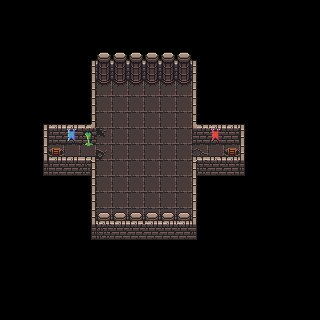

Tiled map render using the project's own tile images. Description and the whole map definition, tile-layer contents included, below:
An orthogonal 20x20 tile map with 16x16 px tiles, 4 tile layers (Ground, Walls, Overhead, UpperOverHead) and 7 objects (4x Portal).

<map version="1.2" tiledversion="2020.01.22" orientation="orthogonal" renderorder="right-down" compressionlevel="0" width="20" height="20" tilewidth="16" tileheight="16" infinite="0" nextlayerid="8" nextobjectid="9">
 <editorsettings>
  <export target="LevelTwo.json" format="json" />
 </editorsettings>
 <tileset firstgid="1" source="Dungeon.tsx" />
 <layer id="4" name="Ground" width="20" height="20">
  <properties>
   <property name="depth" type="int" value="300" />
  </properties>
  <data encoding="csv">
0,0,0,0,0,0,0,0,0,0,0,0,0,0,0,0,0,0,0,0,
0,0,0,0,0,0,0,0,0,0,0,0,0,0,0,0,0,0,0,0,
0,0,0,0,0,0,0,0,0,0,0,0,0,0,0,0,0,0,0,0,
0,0,0,0,0,0,0,0,0,0,0,0,0,0,0,0,0,0,0,0,
0,0,0,0,0,0,0,0,0,0,0,0,0,0,0,0,0,0,0,0,
0,0,0,0,0,0,130,130,130,130,130,130,0,0,0,0,0,0,0,0,
0,0,0,0,0,0,130,130,130,130,130,130,0,0,0,0,0,0,0,0,
0,0,0,0,0,0,130,130,130,130,130,130,0,0,0,0,0,0,0,0,
0,0,0,0,0,0,195,130,130,130,130,130,0,0,0,0,0,0,0,0,
0,0,0,196,130,197,162,130,130,130,130,130,131,130,196,0,0,0,0,0,
0,0,0,0,0,0,130,130,130,130,130,130,0,0,0,0,0,0,0,0,
0,0,0,0,0,0,130,130,130,130,130,130,0,0,0,0,0,0,0,0,
0,0,0,0,0,0,130,130,130,130,130,130,0,0,0,0,0,0,0,0,
0,0,0,0,0,0,130,130,130,130,130,130,0,0,0,0,0,0,0,0,
0,0,0,0,0,0,0,0,0,0,0,0,0,0,0,0,0,0,0,0,
0,0,0,0,0,0,0,0,0,0,0,0,0,0,0,0,0,0,0,0,
0,0,0,0,0,0,0,0,0,0,0,0,0,0,0,0,0,0,0,0,
0,0,0,0,0,0,0,0,0,0,0,0,0,0,0,0,0,0,0,0,
0,0,0,0,0,0,0,0,0,0,0,0,0,0,0,0,0,0,0,0,
0,0,0,0,0,0,0,0,0,0,0,0,0,0,0,0,0,0,0,0
</data>
 </layer>
 <objectgroup id="7" name="NavMesh">
  <object id="6" x="52" y="148" width="48" height="8" />
  <object id="7" x="100" y="80" width="88" height="144" />
  <object id="8" x="188" y="148" width="48" height="8" />
 </objectgroup>
 <layer id="2" name="Walls" width="20" height="20">
  <properties>
   <property name="depth" type="int" value="300" />
  </properties>
  <data encoding="csv">
0,0,0,0,0,0,0,0,0,0,0,0,0,0,0,0,0,0,0,0,
0,0,0,0,0,0,0,0,0,0,0,0,0,0,0,0,0,0,0,0,
0,0,0,0,0,0,0,0,0,0,0,0,0,0,0,0,0,0,0,0,
0,0,0,0,0,225,167,167,167,167,167,167,226,0,0,0,0,0,0,0,
0,0,0,0,0,257,199,199,199,199,199,199,258,0,0,0,0,0,0,0,
0,0,0,0,0,257,230,230,230,230,230,230,258,0,0,0,0,0,0,0,
0,0,0,0,0,257,0,0,0,0,0,0,258,0,0,0,0,0,0,0,
0,0,225,2,3,261,0,0,0,0,0,0,262,3,3,226,0,0,0,0,
0,0,257,34,67,165,0,0,0,0,0,0,34,66,36,258,0,0,0,0,
0,0,257,0,0,0,0,0,0,0,0,0,0,0,0,258,0,0,0,0,
0,0,289,34,35,293,0,0,0,0,0,0,294,35,36,290,0,0,0,0,
0,0,0,0,0,257,0,0,0,0,0,0,258,0,0,0,0,0,0,0,
0,0,0,0,0,257,0,0,0,0,0,0,258,0,0,0,0,0,0,0,
0,0,0,0,0,257,0,0,0,0,0,0,258,0,0,0,0,0,0,0,
0,0,0,0,0,289,323,35,35,35,35,35,290,0,0,0,0,0,0,0,
0,0,0,0,0,0,0,0,0,0,0,0,0,0,0,0,0,0,0,0,
0,0,0,0,0,0,0,0,0,0,0,0,0,0,0,0,0,0,0,0,
0,0,0,0,0,0,0,0,0,0,0,0,0,0,0,0,0,0,0,0,
0,0,0,0,0,0,0,0,0,0,0,0,0,0,0,0,0,0,0,0,
0,0,0,0,0,0,0,0,0,0,0,0,0,0,0,0,0,0,0,0
</data>
 </layer>
 <objectgroup id="5" name="Entities">
  <properties>
   <property name="depth" type="int" value="300" />
  </properties>
  <object id="2" name="EastOut" type="Portal" x="224" y="144" width="16" height="16">
   <properties>
    <property name="toPortal" value="SouthIn" />
    <property name="toZone" value="LevelThree" />
   </properties>
  </object>
  <object id="3" name="WestOut" type="Portal" x="48" y="144" width="16" height="16">
   <properties>
    <property name="toPortal" value="SouthIn" />
    <property name="toZone" value="LevelOne" />
   </properties>
  </object>
  <object id="4" name="WestIn" type="Portal" x="64" y="144" width="16" height="16" />
  <object id="5" name="EastIn" type="Portal" x="208" y="144" width="16" height="16" />
 </objectgroup>
 <layer id="1" name="Overhead" width="20" height="20">
  <properties>
   <property name="depth" type="int" value="400" />
  </properties>
  <data encoding="csv">
0,0,0,0,0,0,0,0,0,0,0,0,0,0,0,0,0,0,0,0,
0,0,0,0,0,0,0,0,0,0,0,0,0,0,0,0,0,0,0,0,
0,0,0,0,0,0,0,0,0,0,0,0,0,0,0,0,0,0,0,0,
0,0,0,0,0,0,0,0,0,0,0,0,0,0,0,0,0,0,0,0,
0,0,0,0,0,0,0,0,0,0,0,0,0,0,0,0,0,0,0,0,
0,0,0,0,0,0,0,0,0,0,0,0,0,0,0,0,0,0,0,0,
0,0,0,0,0,0,0,0,0,0,0,0,0,0,0,0,0,0,0,0,
0,0,0,0,0,0,0,0,0,0,0,0,262,2,3,226,0,0,0,0,
0,0,0,0,0,0,0,0,0,0,0,0,0,0,0,0,0,0,0,0,
0,0,0,2,3,228,0,0,0,0,0,0,227,2147483651,3,0,0,0,0,0,
0,0,0,0,0,0,0,0,0,0,0,0,0,0,0,0,0,0,0,0,
0,0,0,0,0,0,0,0,0,0,0,0,0,0,0,0,0,0,0,0,
0,0,0,0,0,0,0,0,0,0,0,0,0,0,0,0,0,0,0,0,
0,0,0,0,0,0,166,166,166,166,166,166,0,0,0,0,0,0,0,0,
0,0,0,0,0,0,0,0,0,0,0,0,0,0,0,0,0,0,0,0,
0,0,0,0,0,0,0,0,0,0,0,0,0,0,0,0,0,0,0,0,
0,0,0,0,0,0,0,0,0,0,0,0,0,0,0,0,0,0,0,0,
0,0,0,0,0,0,0,0,0,0,0,0,0,0,0,0,0,0,0,0,
0,0,0,0,0,0,0,0,0,0,0,0,0,0,0,0,0,0,0,0,
0,0,0,0,0,0,0,0,0,0,0,0,0,0,0,0,0,0,0,0
</data>
 </layer>
 <layer id="6" name="UpperOverHead" width="20" height="20">
  <properties>
   <property name="depth" type="int" value="400" />
  </properties>
  <data encoding="csv">
0,0,0,0,0,0,0,0,0,0,0,0,0,0,0,0,0,0,0,0,
0,0,0,0,0,0,0,0,0,0,0,0,0,0,0,0,0,0,0,0,
0,0,0,0,0,0,0,0,0,0,0,0,0,0,0,0,0,0,0,0,
0,0,0,0,0,0,0,0,0,0,0,0,0,0,0,0,0,0,0,0,
0,0,0,0,0,0,0,0,0,0,0,0,0,0,0,0,0,0,0,0,
0,0,0,0,0,0,0,0,0,0,0,0,0,0,0,0,0,0,0,0,
0,0,0,0,0,0,0,0,0,0,0,0,0,0,0,0,0,0,0,0,
0,0,0,0,0,0,0,0,0,0,0,0,0,0,0,0,0,0,0,0,
0,0,0,0,0,0,0,0,0,0,0,0,0,0,0,0,0,0,0,0,
0,0,0,0,0,0,0,0,0,0,0,0,0,0,0,0,0,0,0,0,
0,0,0,0,0,0,0,0,0,0,0,0,0,0,0,0,0,0,0,0,
0,0,0,0,0,0,0,0,0,0,0,0,0,0,0,0,0,0,0,0,
0,0,0,0,0,0,0,0,0,0,0,0,0,0,0,0,0,0,0,0,
0,0,0,0,0,0,3,3,4,2,3,2,0,0,0,0,0,0,0,0,
0,0,0,0,0,0,0,0,0,0,0,0,0,0,0,0,0,0,0,0,
0,0,0,0,0,0,0,0,0,0,0,0,0,0,0,0,0,0,0,0,
0,0,0,0,0,0,0,0,0,0,0,0,0,0,0,0,0,0,0,0,
0,0,0,0,0,0,0,0,0,0,0,0,0,0,0,0,0,0,0,0,
0,0,0,0,0,0,0,0,0,0,0,0,0,0,0,0,0,0,0,0,
0,0,0,0,0,0,0,0,0,0,0,0,0,0,0,0,0,0,0,0
</data>
 </layer>
</map>
